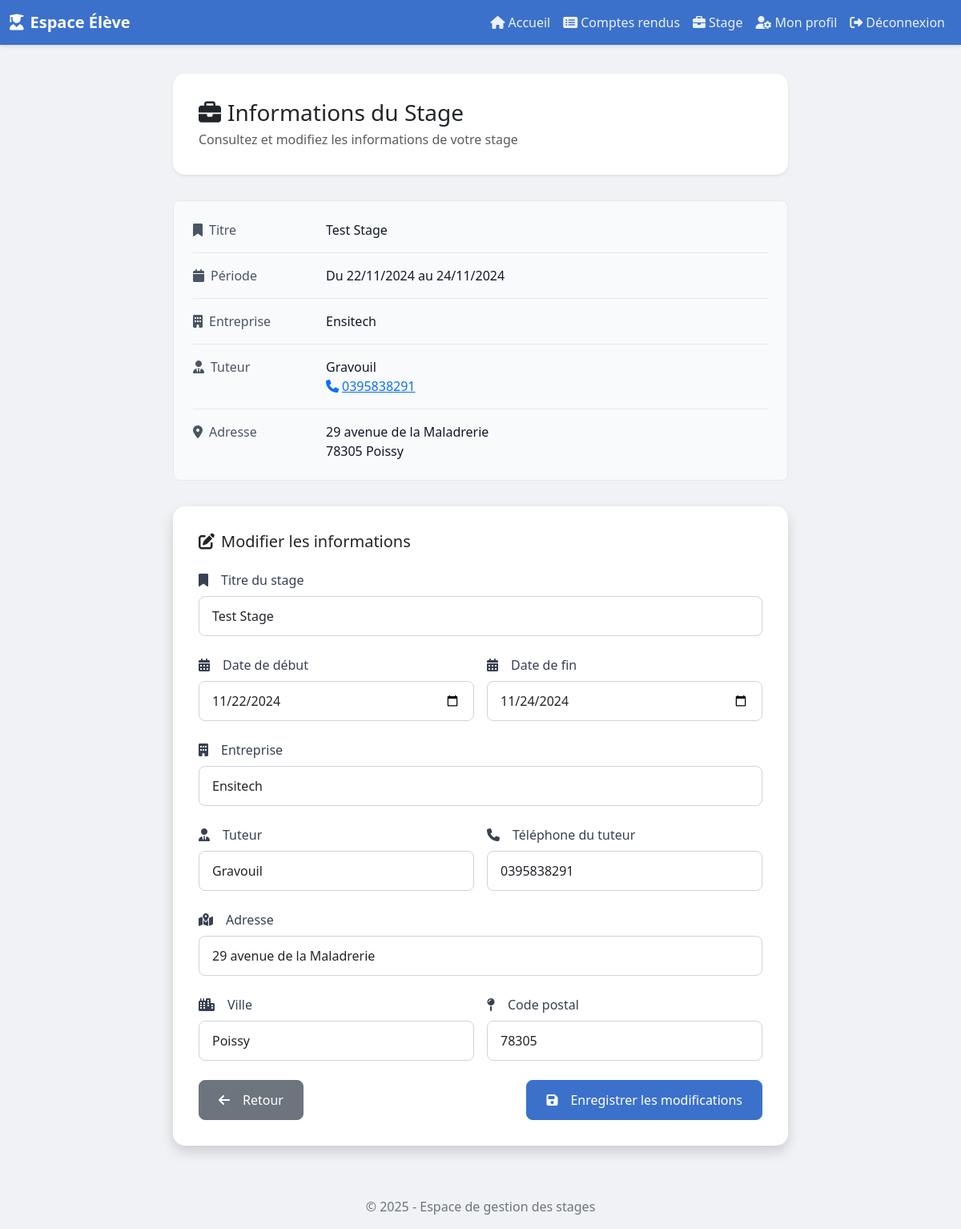
Screenshot of /information_stage.php (signed in) with the database file from the repository.
### tables this page shows
CREATE TABLE `stage` (
  `id` int(11) NOT NULL,
  `titre` varchar(30) DEFAULT NULL,
  `dateD` date DEFAULT NULL,
  `dateF` date DEFAULT NULL,
  `monEntreprise` varchar(30) DEFAULT NULL,
  `monTuteur` varchar(20) DEFAULT NULL,
  `telTuteur` varchar(12) DEFAULT NULL,
  `adresse` varchar(50) DEFAULT NULL,
  `ville` varchar(50) DEFAULT NULL,
  `codePostal` varchar(6) DEFAULT NULL,
  `id_user` int(11) DEFAULT NULL
);

### information_stage.php (the view, shortened to what this page needs)
<?php
require_once '_conf.php';
$id_user = $_SESSION['id_user'];
try {
    $pdo = new PDO("mysql:host=$serveurBDD;dbname=$nomBDD", $userBDD, $mdpBDD);
    $pdo->setAttribute(PDO::ATTR_ERRMODE, PDO::ERRMODE_EXCEPTION);
} catch (PDOException $e) {
    die("Erreur de connexion à la base de données : " . $e->getMessage());
}
$stmt = $pdo->prepare("SELECT * FROM stage WHERE id_user = :id_user LIMIT 1");
$stmt->execute(['id_user' => $id_user]);
$stage = $stmt->fetch();
?>
<!DOCTYPE html>
<html lang="fr">
<head>
    <link href="https://cdn.jsdelivr.net/npm/bootstrap@5.3.0-alpha1/dist/css/bootstrap.min.css" rel="stylesheet">
    <link rel="stylesheet" href="https://cdnjs.cloudflare.com/ajax/libs/font-awesome/6.4.0/css/all.min.css">
</head>
<body>
<nav class="navbar navbar-expand-lg navbar-dark fixed-top">
    <div class="container-fluid">
        <a class="navbar-brand" href="accueil_eleve.php">
            <i class="fas fa-user-graduate me-2"></i>Espace Élève
        </a>
        <div class="collapse navbar-collapse" id="navbarNav">
            <ul class="navbar-nav ms-auto">
                <li class="nav-item">
                    <a class="nav-link" href="accueil_eleve.php">
                        <i class="fas fa-home me-1"></i>Accueil
                    </a>
                </li>
                <li class="nav-item">
                    <a class="nav-link" href="liste_comptes_rendus.php">
                        <i class="fas fa-list-alt me-1"></i>Comptes rendus
                    </a>
                </li>
                <li class="nav-item">
                    <a class="nav-link active" href="information_stage.php">
                        <i class="fas fa-briefcase me-1"></i>Stage
                    </a>
                </li>
                <li class="nav-item">
                    <a class="nav-link" href="perso.php">
                        <i class="fas fa-user-cog me-1"></i>Mon profil
                    </a>
                </li>
                <li class="nav-item">
                    <a class="nav-link" href="deconnexion.php">
                        <i class="fas fa-sign-out-alt me-1"></i>Déconnexion
                    </a>
                </li>
            </ul>
        </div>
    </div>
</nav>
<div class="stage-container">
    <div class="welcome-header">
        <div class="d-flex justify-content-between align-items-center">
            <div>
                <h1 class="h3 mb-1">
                    <i class="fas fa-briefcase me-2"></i>Informations du Stage
                </h1>
                <p class="text-muted mb-0">
                    <?php if ($stage['id']): ?>
                        Consultez et modifiez les informations de votre stage
                    <?php else: ?>
                        Renseignez les informations de votre stage
                    <?php endif; ?>
                </p>
            </div>
        </div>
    </div>
    <?php if (!$stage['id']): ?>
        <div class="info-message">
            <i class="fas fa-info-circle"></i>
            <span>Vous n'avez pas encore d'informations sur votre stage. Veuillez remplir les champs ci-dessous pour créer un stage.</span>
        </div>
    <?php else: ?>
        <div class="stage-info">
            <div class="stage-info-item">
                <div class="stage-info-label">
                    <i class="fas fa-bookmark me-2"></i>Titre
                </div>
                <div class="stage-info-value"><?= htmlspecialchars($stage['titre']) ?></div>
            </div>
            <div class="stage-info-item">
                <div class="stage-info-label">
                    <i class="fas fa-calendar me-2"></i>Période
                </div>
                <div class="stage-info-value">
                    Du <?= date('d/m/Y', strtotime($stage['dateD'])) ?>
                    au <?= date('d/m/Y', strtotime($stage['dateF'])) ?>
                </div>
            </div>
            <div class="stage-info-item">
                <div class="stage-info-label">
                    <i class="fas fa-building me-2"></i>Entreprise
                </div>
                <div class="stage-info-value"><?= htmlspecialchars($stage['monEntreprise']) ?></div>
            </div>
            <div class="stage-info-item">
                <div class="stage-info-label">
                    <i class="fas fa-user-tie me-2"></i>Tuteur
                </div>
                <div class="stage-info-value">
                    <?= htmlspecialchars($stage['monTuteur']) ?>
                    <br>
                    <a href="tel:<?= htmlspecialchars($stage['telTuteur']) ?>" class="text-primary">
                        <i class="fas fa-phone me-1"></i><?= htmlspecialchars($stage['telTuteur']) ?>
                    </a>
                </div>
            </div>
            <div class="stage-info-item">
                <div class="stage-info-label">
                    <i class="fas fa-map-marker-alt me-2"></i>Adresse
                </div>
                <div class="stage-info-value">
                    <?= htmlspecialchars($stage['adresse']) ?><br>
                    <?= htmlspecialchars($stage['codePostal']) ?> <?= htmlspecialchars($stage['ville']) ?>
                </div>
            </div>
        </div>
    <?php endif; ?>
    <div class="card">
        <div class="card-body">
            <h5 class="card-title mb-4">
                <?php if ($stage['id']): ?>
                    <i class="fas fa-edit me-2"></i>Modifier les informations
                <?php else: ?>
                    <i class="fas fa-plus me-2"></i>Créer un nouveau stage
                <?php endif; ?>
            </h5>
            <form method="POST" action="information_stage.php" id="stageForm">
                <div class="mb-4">
                    <label for="titre" class="form-label">
                        <i class="fas fa-bookmark me-2"></i>Titre du stage
                    </label>
                    <input type="text" name="titre" id="titre" class="form-control"
                           value="<?= htmlspecialchars($stage['titre']) ?>" required
                           placeholder="Ex: Stage de développement web">
                </div>
                <div class="form-group-row mb-4">
                    <div>
                        <label for="date_debut" class="form-label">
                            <i class="fas fa-calendar-alt me-2"></i>Date de début
                        </label>
                        <input type="date" name="date_debut" id="date_debut" class="form-control"
                               value="<?= htmlspecialchars($stage['dateD']) ?>" required>
                    </div>
                    <div>
                        <label for="date_fin" class="form-label">
                            <i class="fas fa-calendar-alt me-2"></i>Date de fin
                        </label>
                        <input type="date" name="date_fin" id="date_fin" class="form-control"
                               value="<?= htmlspecialchars($stage['dateF']) ?>" required>
                    </div>
                </div>
                <div class="mb-4">
                    <label for="entreprise" class="form-label">
                        <i class="fas fa-building me-2"></i>Entreprise
                    </label>
                    <input type="text" name="entreprise" id="entreprise" class="form-control"
                           value="<?= htmlspecialchars($stage['monEntreprise']) ?>" required
                           placeholder="Nom de l'entreprise">
                </div>
                <div class="form-group-row mb-4">
                    <div>
                        <label for="tuteur" class="form-label">
                            <i class="fas fa-user-tie me-2"></i>Tuteur
                        </label>
                        <input type="text" name="tuteur" id="tuteur" class="form-control"
                               value="<?= htmlspecialchars($stage['monTuteur']) ?>" required
                               placeholder="Nom et prénom du tuteur">
                    </div>
                    <div>
                        <label for="telTuteur" class="form-label">
                            <i class="fas fa-phone me-2"></i>Téléphone du tuteur
                        </label>
                        <input type="tel" name="telTuteur" id="telTuteur" class="form-control"
                               value="<?= htmlspecialchars($stage['telTuteur']) ?>" required
                               placeholder="Ex: 06 12 34 56 78"
                               pattern="[0-9]{2}\s?[0-9]{2}\s?[0-9]{2}\s?[0-9]{2}\s?[0-9]{2}|[0-9]{10}"
                               title="Format: 0612345678 ou 06 12 34 56 78">
                    </div>
                </div>
                <div class="mb-4">
                    <label for="adresse" class="form-label">
                        <i class="fas fa-map-marked-alt me-2"></i>Adresse
                    </label>
                    <input type="text" name="adresse" id="adresse" class="form-control"
                           value="<?= htmlspecialchars($stage['adresse']) ?>" required
                           placeholder="Numéro et nom de rue">
                </div>
                <div class="form-group-row mb-4">
                    <div>
                        <label for="ville" class="form-label">
                            <i class="fas fa-city me-2"></i>Ville
                        </label>
                        <input type="text" name="ville" id="ville" class="form-control"
                               value="<?= htmlspecialchars($stage['ville']) ?>" required
                               placeholder="Nom de la ville">
                    </div>
                    <div>
                        <label for="codePostal" class="form-label">
                            <i class="fas fa-map-pin me-2"></i>Code postal
                        </label>
                        <input type="text" name="codePostal" id="codePostal" class="form-control"
                               value="<?= htmlspecialchars($stage['codePostal']) ?>" required
                               placeholder="Ex: 75000" pattern="[0-9]{5}">
                    </div>
                </div>
                <div class="d-flex gap-2 justify-content-between">
                    <a href="accueil_eleve.php" class="btn btn-secondary btn-custom">
                        <i class="fas fa-arrow-left me-2"></i>Retour
                    </a>
                    <button type="submit" class="btn btn-primary btn-custom">
                        <?php if ($stage['id']): ?>
                            <i class="fas fa-save me-2"></i>Enregistrer les modifications
                        <?php else: ?>
                            <i class="fas fa-plus me-2"></i>Créer le stage
                        <?php endif; ?>
                    </button>
                </div>
            </form>
        </div>
    </div>
</div>
<footer class="footer">
    <div class="container">
        <p class="mb-0">&copy; <?php echo date('Y'); ?> - Espace de gestion des stages</p>
    </div>
</footer>
</body>
</html>

### information_stage.php (style rules this page uses)
:root { --primary-color: #3b71ca; --primary-hover: #2c5eaa; --secondary-color: #f0f2f5; }
body { background-color: var(--secondary-color); font-family: 'Segoe UI', Tahoma, Geneva, Verdana, sans-serif; min-height: 100vh; padding-top: 60px; }
.navbar { background-color: var(--primary-color); box-shadow: 0 2px 4px rgba(0, 0, 0, 0.1); }
.navbar-brand { font-weight: 600; font-size: 1.25rem; color: white !important; }
.nav-link { color: rgba(255, 255, 255, 0.9) !important; font-weight: 500; padding: 0.5rem 1rem; transition: color 0.2s; }
.stage-container { max-width: 800px; margin: 2rem auto; padding: 0 1rem; }
.welcome-header { background-color: white; padding: 2rem; border-radius: 15px; margin-bottom: 2rem; box-shadow: 0 0.125rem 0.25rem rgba(0, 0, 0, 0.075); }
.card { border: none; border-radius: 15px; box-shadow: 0 0.5rem 1rem rgba(0, 0, 0, 0.15); background: white; margin-bottom: 2rem; }
.card-body { padding: 2rem; }
.form-label { font-weight: 500; color: #374151; margin-bottom: 0.5rem; display: flex; align-items: center; gap: 0.5rem; }
.form-control { border-radius: 8px; padding: 0.75rem 1rem; border: 1px solid #ced4da; }
.btn-custom { padding: 0.75rem 1.5rem; border-radius: 8px; font-weight: 500; display: inline-flex; align-items: center; gap: 0.5rem; }
.btn-primary { background-color: var(--primary-color); border-color: var(--primary-color); }
.stage-info { background-color: #f8fafc; padding: 1.5rem; border-radius: 8px; margin-bottom: 2rem; border: 1px solid #e5e7eb; }
.stage-info-item { display: flex; align-items: start; gap: 1rem; margin-bottom: 1rem; padding-bottom: 1rem; border-bottom: 1px solid #e5e7eb; }
.stage-info-item:last-child { margin-bottom: 0; padding-bottom: 0; border-bottom: none; }
.stage-info-label { min-width: 150px; font-weight: 500; color: #4b5563; }
.stage-info-value { color: #111827; flex: 1; }
.footer { margin-top: 3rem; padding: 1rem 0; background-color: var(--secondary-color); text-align: center; color: #6c757d; }
.form-group-row { display: grid; grid-template-columns: repeat(2, 1fr); gap: 1rem; }

### rows the page displays
stage: titre "Test Stage", dateD "22/11/2024", dateF "24/11/2024", monEntreprise "Ensitech", monTuteur "Gravouil", telTuteur "0395838291", adresse "29 avenue de la Maladrerie", codePostal "78305", ville "Poissy", date_debut "11/22/2024", date_fin "11/24/2024", entreprise "Ensitech", tuteur "Gravouil"
